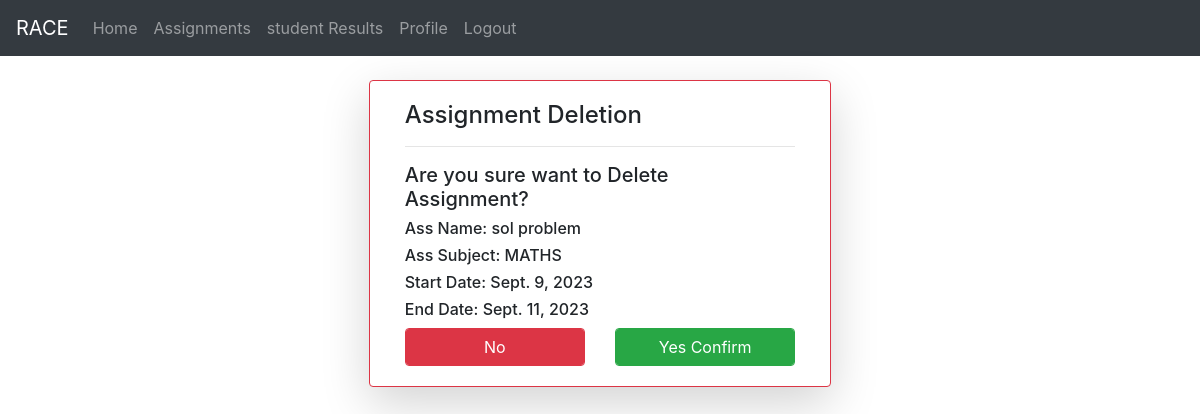
The page /tchdl/1/ (signed in) on the database its author committed.
### RaceApp/models.py (models this page shows)
class AssignmentT(models.Model):
	y = [
		('0','----- Select class -----'),
		('1','1st class'),
		('2','2nd class'),
		('3','3rd class'),
		('4','4th class'),
		('5','5th class'),
		('6','6th class'),
		('7','7th class'),
		('8','8th class'),
		('9','9th class'),
		('10','10th class')
	]
	P = [
		("J","---select the subject---"),
        ('MATHS','mathamatics'),
        ('PHY','physics'),
        ('BIO','Biology'),
        ('SC','Social'),
        ('ENG','English'),
        ('HND','Hindi'),
	]
	anm = models.IntegerField()
	aname = models.CharField(max_length=50)
	aclass = models.CharField(default="0",max_length=12,choices=y)
	asubject = models.CharField(max_length=10,default="j",choices=P)
	adesc = models.CharField(max_length=250)
	astartdate = models.DateField()
	aenddate = models.DateField()
	amarks = models.IntegerField(default=10)
	astatus = models.BooleanField(default=0)
	atch = models.ForeignKey(User,on_delete=models.CASCADE)

### RaceApp/views.py (the view)
# urls.py: path('tchdl/<int:g>/',views.adlt,name="atdh"),
@login_required
def adlt(request,g):
	n = AssignmentT.objects.get(id=g)
	if request.method == "POST":
		n.delete()
		return redirect('/tasgn')
	return render(request,'html/asdel.html',{'k':n})

### templates/html/asdel.html (shortened to what this page needs)
{% extends 'html/base.html' %}
{% block content %}
<div class="card col-md-5 mx-auto shadow-lg border rounded border-danger">
	<div class="card-body">
		<h4>Assignment Deletion</h4>
		<hr/>
		<form method="post">
			<h5>Are you sure want to Delete Assignment?</h5>
			<h6>Ass Name: {{k.aname}}</h6>
			<h6>Ass Subject: {{k.asubject}} </h6>
			<h6>Start Date: {{k.astartdate}}</h6>
			<h6>End Date: {{k.aenddate}}</h6>
			<div class="row">
				<div class="col">
					<a href="{% url 'taslist' %}" class="btn btn-danger form-control">No</a>
				</div>
				<div class="col">
					<input type="submit" value="Yes Confirm" class="btn btn-success form-control">
				</div>
			</div>
		</form>
	</div>
</div>
{% endblock %}

### rows shown on the page
AssignmentT: aname "sol problem", asubject "MATHS", astartdate "Sept. 9, 2023", aenddate "Sept. 11, 2023"
